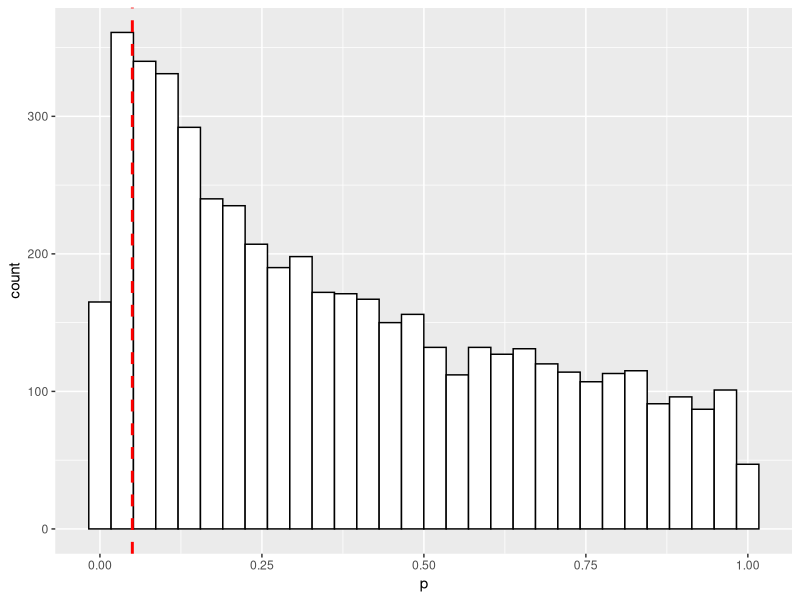
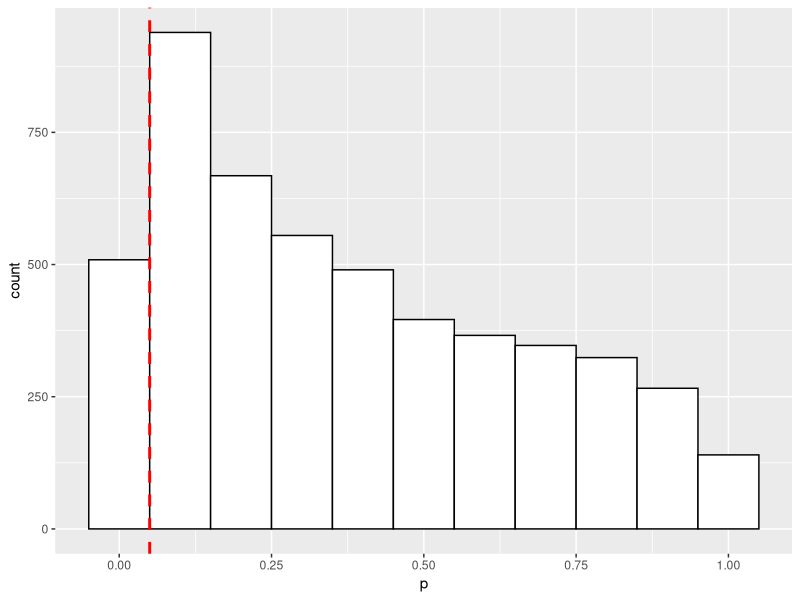
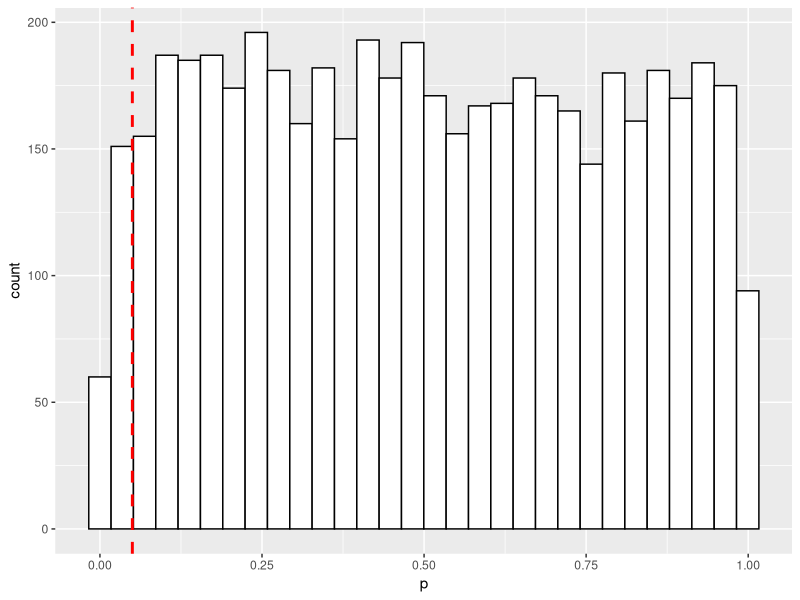
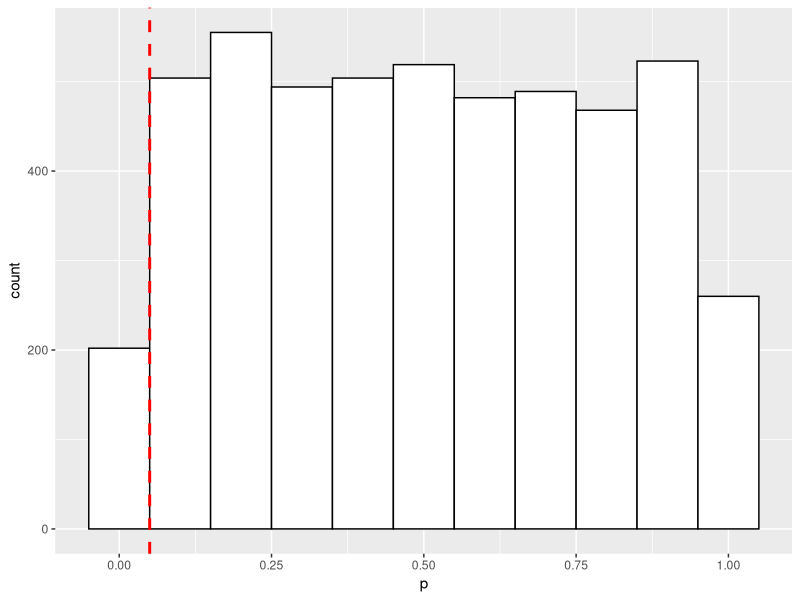
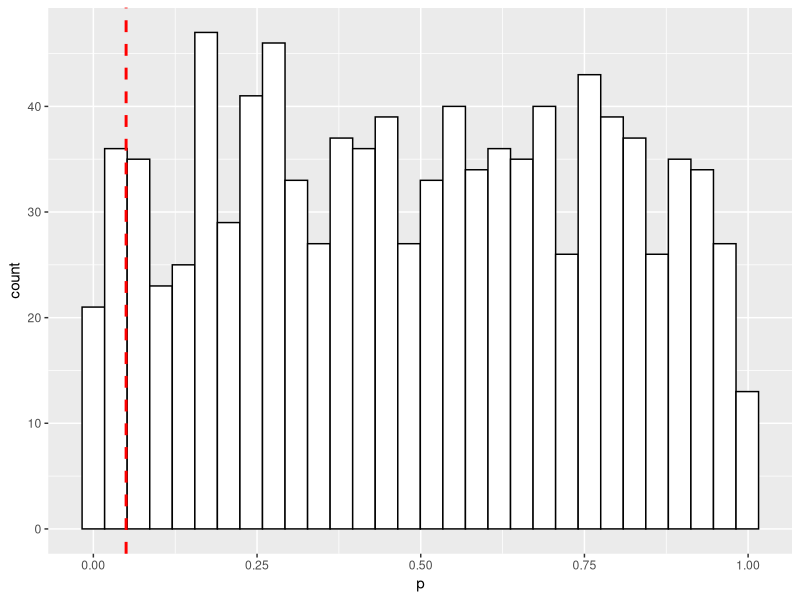
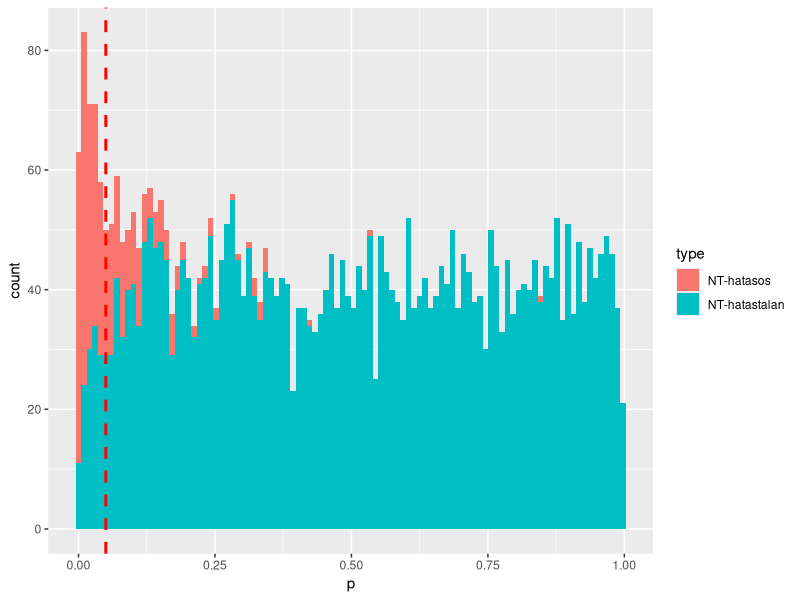
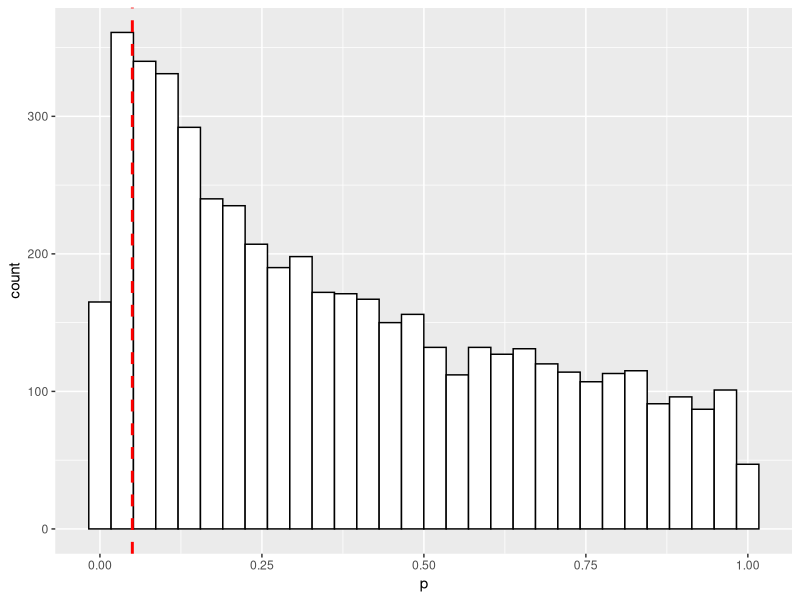
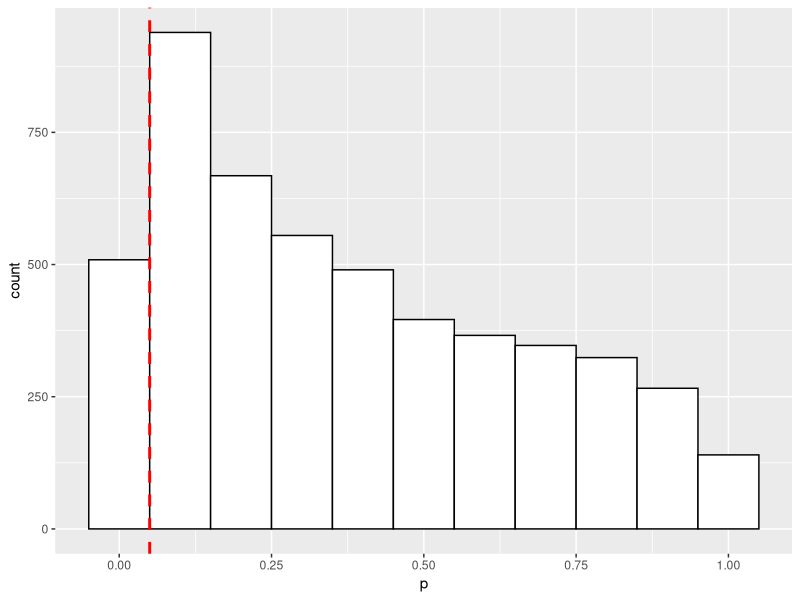

These figures' R source, in order:
library(tidyverse)
#Normális eloszlású random számot az rnorm() függvénnyel tudtok generálni
#A kezeletlen esetben az OD  várható értéke 1.2 és a méréshez tartozó szórás 0.25
#3-3 szimulált mintát
kezeletlen <- rnorm(3, mean=1.2, sd=0.25)

#AMP kezelés mellett az OD várható értéke 1.1 és a hozzá tartozó szórás 0.4
kezeltAMP <- rnorm(3, mean=1.1, sd=0.4)

t.test(kezeletlen, kezeltAMP)

#15-15 minta
kezeletlen <- rnorm(15, mean=1.2, sd=0.25)
kezeltAMP <- rnorm(15, mean=1.1, sd=0.4)
t.test(kezeletlen, kezeltAMP)
#10 kezelt és 3 kezeletlen
kezeletlen <- rnorm(3, mean=1.2, sd=0.25)
kezeltAMP <- rnorm(10, mean=1.1, sd=0.4)
t.test(kezeletlen, kezeltAMP)
# kezelt is kezeletlen
kezeletlen <- rnorm(15, mean=1.2, sd=0.25)
kezeltAMP <- rnorm(15, mean=1.2, sd=0.25)
t.test(kezeletlen, kezeltAMP)


#Alfeladat3: N=5000  t-testet úgy hogy mindig vesztek 3-3 NT és AMP mintát, mindegyikre kiszámoljátok a p-értéket. Az eredményeket tegyétek be egy N soros táblázatba . 

tbl1 <- tibble(experiment_id=character(), p=numeric(), type=character())


for(i in 1:5000) {
  kezeletlen <- rnorm(3, mean=1.4, sd=0.25)
  kezeltAMP <- rnorm(3, mean=1.1, sd=0.4)
  result_ttest <- t.test(kezeletlen, kezeltAMP)
  tbl1 <- tbl1 %>% add_row(experiment_id=sprintf("exp_%03i",i), 
                           p=result_ttest$p.value, type="NT-AMP")
}

#Feladat 4
library(ggplot2)
tbl1 %>%
  ggplot(aes(x=p))+geom_histogram(color="black", fill="white")+
  geom_vline(aes(xintercept = 0.05), color="red", linetype="dashed", size=1) 
  ggsave("out/undersatndig-of-FDR/histogram_pvalue.jpg")
  
tbl1 %>%
    ggplot(aes(x=p))+geom_histogram(color="black", fill="white", binwidth = 0.10)+
    geom_vline(aes(xintercept = 0.05), color="red", linetype="dashed", size=1)
ggsave("out/undersatndig-of-FDR/histogram_pvalue_largebin.jpg")

#Alfeladat 5
tbl2 <- tibble(experiment_id=character(), p=numeric(), type=character())
for(i in 1:5000) {
  kezeletlen <- rnorm(4, mean=1.3, sd=0.25)
  kezeltAMP <- rnorm(5, mean=1.3, sd=0.25)
  result_ttest <- t.test(kezeletlen, kezeltAMP)
  tbl2 <- tbl2 %>% add_row(experiment_id=sprintf("exp_%03i",i), 
                           p=result_ttest$p.value, type="NT-AMP")
}

tbl2 %>%
  ggplot(aes(x=p))+geom_histogram(color="black", fill="white")+
  geom_vline(aes(xintercept = 0.05), color="red", linetype="dashed", size=1) 
ggsave("out/undersatndig-of-FDR/histogram_pvalue_2.jpg")

tbl2 %>%
  ggplot(aes(x=p))+geom_histogram(color="black", fill="white", binwidth = 0.10)+
  geom_vline(aes(xintercept = 0.05), color="red", linetype="dashed", size=1)
ggsave("out/undersatndig-of-FDR/histogram_pvalue_largebin_2.jpg")

#Alfeladat 6
#p értékek hány százaléka szignifikáns ( <0.05) az egyik és a másik szimuláció esetén?

signif_1<- tbl1 %>% 
  count(p<0.05) 

583/5000
# result: 11.7%

signif_2<- tbl2 %>% 
  count(p<0.05) 
231/5000
# result 4.6%

#Alfeladat7

tbl3 <- tibble(experiment_id=character(), p=numeric(), type=character())


for(i in 1:1000) {
  kezeletlen <- rnorm(2, mean=1.4, sd=0.25)
  kezeltAMP <- rnorm(5, mean=1.4, sd=0.25)
  result_ttest <- t.test(kezeletlen, kezeltAMP)
  tbl3 <- tbl3 %>% add_row(experiment_id=sprintf("exp_%03i",i), 
                           p=result_ttest$p.value, type="NT-AMP")
}
tbl3 %>%
  ggplot(aes(x=p))+geom_histogram(color="black", fill="white")+
  geom_vline(aes(xintercept = 0.05), color="red", linetype="dashed", size=1) 

signif_3<- tbl3 %>% 
  count(p<0.05) 
63/1000
# result 6.9%

#Alfeladat8
#Szimuláljatok úgy adatokat, hogy legyen 400 kezelt-VS-kezeletlen, és 4000 kezeletlen-VS-kezeletlen minta pár.

tbl4 <- tibble(experiment_id=character(), p=numeric(), type=character())

for(i in 1:400) {
  kezeletlen <- rnorm(3, mean=2, sd=0.25)
  kezeltAMP <- rnorm(3, mean=1.1, sd=0.4)
  result_ttest1 <- t.test(kezeletlen, kezeltAMP)
  tbl4 <- tbl4 %>% add_row(experiment_id=sprintf("exp_%03i",i), 
                           p=result_ttest1$p.value, type="NT-hatasos")
}
for(i in 1:4000) {
  kezeletlen <- rnorm(3, mean=1.4, sd=0.25)
  kezeltAMP <- rnorm(3, mean=1.4, sd=0.25)
  result_ttest2 <- t.test(kezeletlen, kezeltAMP)
  tbl4 <- tbl4 %>% add_row(experiment_id=sprintf("exp_%03i",i), 
                           p=result_ttest2$p.value, type="NT-hatastalan")
}
tbl4 %>%
  ggplot(aes(x=p, fill=type))+geom_histogram(bins=100)+
  geom_vline(aes(xintercept = 0.05), color="red", linetype="dashed", size=1) 
ggsave("out/undersatndig-of-FDR/histogram_pvalue_feladat8.jpg")

#Alfeladat9
tbl4 <- tbl4 %>% 
  mutate(p_fdr=p.adjust(p, method="fdr"))
